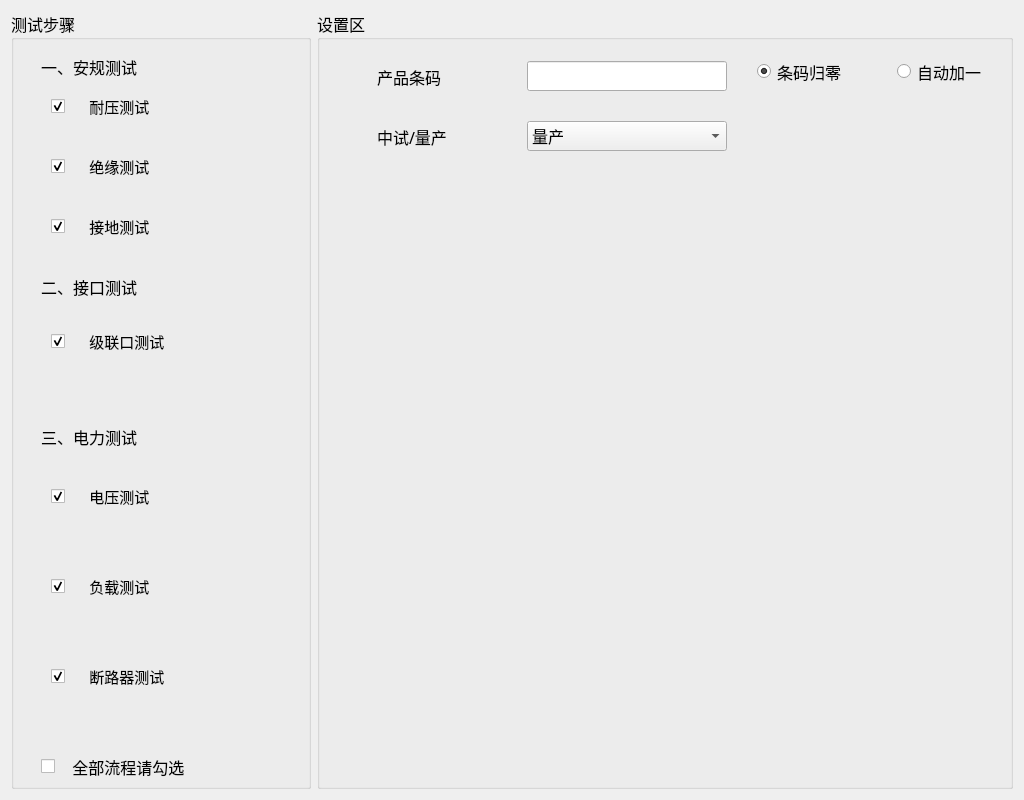
<?xml version="1.0" encoding="UTF-8"?>
<ui version="4.0">
 <class>Test_setting</class>
 <widget class="QWidget" name="Test_setting">
  <property name="geometry">
   <rect>
    <x>0</x>
    <y>0</y>
    <width>1024</width>
    <height>800</height>
   </rect>
  </property>
  <property name="windowTitle">
   <string>Form</string>
  </property>
  <layout class="QGridLayout" name="gridLayout">
   <item row="0" column="0">
    <widget class="QGroupBox" name="groupBox">
     <property name="minimumSize">
      <size>
       <width>300</width>
       <height>0</height>
      </size>
     </property>
     <property name="maximumSize">
      <size>
       <width>300</width>
       <height>16777215</height>
      </size>
     </property>
     <property name="font">
      <font>
       <family>微软雅黑</family>
       <pointsize>12</pointsize>
      </font>
     </property>
     <property name="title">
      <string>测试步骤</string>
     </property>
     <property name="checkable">
      <bool>false</bool>
     </property>
     <widget class="QCheckBox" name="checkBox">
      <property name="geometry">
       <rect>
        <x>40</x>
        <y>80</y>
        <width>141</width>
        <height>31</height>
       </rect>
      </property>
      <property name="font">
       <font>
        <family>微软雅黑</family>
        <pointsize>11</pointsize>
       </font>
      </property>
      <property name="layoutDirection">
       <enum>Qt::LeftToRight</enum>
      </property>
      <property name="autoFillBackground">
       <bool>false</bool>
      </property>
      <property name="text">
       <string>     耐压测试</string>
      </property>
      <property name="checked">
       <bool>true</bool>
      </property>
      <property name="tristate">
       <bool>false</bool>
      </property>
     </widget>
     <widget class="QCheckBox" name="checkBox_2">
      <property name="geometry">
       <rect>
        <x>40</x>
        <y>140</y>
        <width>141</width>
        <height>31</height>
       </rect>
      </property>
      <property name="font">
       <font>
        <family>微软雅黑</family>
        <pointsize>11</pointsize>
       </font>
      </property>
      <property name="text">
       <string>     绝缘测试</string>
      </property>
      <property name="checked">
       <bool>true</bool>
      </property>
     </widget>
     <widget class="QCheckBox" name="checkBox_3">
      <property name="geometry">
       <rect>
        <x>40</x>
        <y>200</y>
        <width>131</width>
        <height>31</height>
       </rect>
      </property>
      <property name="font">
       <font>
        <family>微软雅黑</family>
        <pointsize>11</pointsize>
       </font>
      </property>
      <property name="text">
       <string>     接地测试</string>
      </property>
      <property name="checked">
       <bool>true</bool>
      </property>
     </widget>
     <widget class="QLabel" name="label_9">
      <property name="geometry">
       <rect>
        <x>30</x>
        <y>40</y>
        <width>101</width>
        <height>31</height>
       </rect>
      </property>
      <property name="text">
       <string>一、安规测试</string>
      </property>
     </widget>
     <widget class="QLabel" name="label_10">
      <property name="geometry">
       <rect>
        <x>30</x>
        <y>260</y>
        <width>111</width>
        <height>31</height>
       </rect>
      </property>
      <property name="text">
       <string>二、接口测试</string>
      </property>
     </widget>
     <widget class="QCheckBox" name="checkBox_4">
      <property name="geometry">
       <rect>
        <x>40</x>
        <y>320</y>
        <width>151</width>
        <height>21</height>
       </rect>
      </property>
      <property name="font">
       <font>
        <family>微软雅黑</family>
        <pointsize>11</pointsize>
       </font>
      </property>
      <property name="layoutDirection">
       <enum>Qt::LeftToRight</enum>
      </property>
      <property name="autoFillBackground">
       <bool>false</bool>
      </property>
      <property name="text">
       <string>     级联口测试</string>
      </property>
      <property name="checked">
       <bool>true</bool>
      </property>
      <property name="tristate">
       <bool>false</bool>
      </property>
     </widget>
     <widget class="QLabel" name="label_11">
      <property name="geometry">
       <rect>
        <x>30</x>
        <y>410</y>
        <width>111</width>
        <height>31</height>
       </rect>
      </property>
      <property name="text">
       <string>三、电力测试</string>
      </property>
     </widget>
     <widget class="QCheckBox" name="checkBox_14">
      <property name="geometry">
       <rect>
        <x>40</x>
        <y>470</y>
        <width>141</width>
        <height>31</height>
       </rect>
      </property>
      <property name="font">
       <font>
        <family>微软雅黑</family>
        <pointsize>11</pointsize>
       </font>
      </property>
      <property name="layoutDirection">
       <enum>Qt::LeftToRight</enum>
      </property>
      <property name="autoFillBackground">
       <bool>false</bool>
      </property>
      <property name="text">
       <string>     电压测试</string>
      </property>
      <property name="checked">
       <bool>true</bool>
      </property>
      <property name="tristate">
       <bool>false</bool>
      </property>
     </widget>
     <widget class="QCheckBox" name="checkBox_20">
      <property name="geometry">
       <rect>
        <x>40</x>
        <y>560</y>
        <width>161</width>
        <height>31</height>
       </rect>
      </property>
      <property name="font">
       <font>
        <family>微软雅黑</family>
        <pointsize>11</pointsize>
       </font>
      </property>
      <property name="layoutDirection">
       <enum>Qt::LeftToRight</enum>
      </property>
      <property name="autoFillBackground">
       <bool>false</bool>
      </property>
      <property name="text">
       <string>     负载测试</string>
      </property>
      <property name="checked">
       <bool>true</bool>
      </property>
      <property name="tristate">
       <bool>false</bool>
      </property>
     </widget>
     <widget class="QCheckBox" name="checkBox_10">
      <property name="geometry">
       <rect>
        <x>40</x>
        <y>650</y>
        <width>141</width>
        <height>31</height>
       </rect>
      </property>
      <property name="font">
       <font>
        <family>微软雅黑</family>
        <pointsize>11</pointsize>
       </font>
      </property>
      <property name="layoutDirection">
       <enum>Qt::LeftToRight</enum>
      </property>
      <property name="autoFillBackground">
       <bool>false</bool>
      </property>
      <property name="text">
       <string>     断路器测试</string>
      </property>
      <property name="checked">
       <bool>true</bool>
      </property>
      <property name="tristate">
       <bool>false</bool>
      </property>
     </widget>
     <widget class="QCheckBox" name="checkBox_5">
      <property name="geometry">
       <rect>
        <x>30</x>
        <y>740</y>
        <width>151</width>
        <height>31</height>
       </rect>
      </property>
      <property name="layoutDirection">
       <enum>Qt::LeftToRight</enum>
      </property>
      <property name="text">
       <string>   全部流程请勾选</string>
      </property>
     </widget>
    </widget>
   </item>
   <item row="0" column="1">
    <widget class="QGroupBox" name="groupBox_2">
     <property name="font">
      <font>
       <family>微软雅黑</family>
       <pointsize>12</pointsize>
      </font>
     </property>
     <property name="title">
      <string>设置区</string>
     </property>
     <widget class="QLabel" name="label">
      <property name="geometry">
       <rect>
        <x>60</x>
        <y>50</y>
        <width>71</width>
        <height>31</height>
       </rect>
      </property>
      <property name="text">
       <string>产品条码</string>
      </property>
     </widget>
     <widget class="QLineEdit" name="lineEdit">
      <property name="geometry">
       <rect>
        <x>210</x>
        <y>50</y>
        <width>200</width>
        <height>30</height>
       </rect>
      </property>
     </widget>
     <widget class="QRadioButton" name="radioButton">
      <property name="geometry">
       <rect>
        <x>440</x>
        <y>50</y>
        <width>101</width>
        <height>21</height>
       </rect>
      </property>
      <property name="text">
       <string>条码归零</string>
      </property>
      <property name="checked">
       <bool>true</bool>
      </property>
     </widget>
     <widget class="QRadioButton" name="radioButton_2">
      <property name="geometry">
       <rect>
        <x>580</x>
        <y>50</y>
        <width>101</width>
        <height>21</height>
       </rect>
      </property>
      <property name="text">
       <string>自动加一</string>
      </property>
     </widget>
     <widget class="QLabel" name="label_3">
      <property name="geometry">
       <rect>
        <x>60</x>
        <y>110</y>
        <width>71</width>
        <height>31</height>
       </rect>
      </property>
      <property name="text">
       <string>中试/量产</string>
      </property>
     </widget>
     <widget class="QComboBox" name="comboBox">
      <property name="geometry">
       <rect>
        <x>210</x>
        <y>110</y>
        <width>200</width>
        <height>30</height>
       </rect>
      </property>
      <item>
       <property name="text">
        <string>量产</string>
       </property>
      </item>
      <item>
       <property name="text">
        <string>中试</string>
       </property>
      </item>
      <item>
       <property name="text">
        <string>NPI</string>
       </property>
      </item>
     </widget>
    </widget>
   </item>
  </layout>
 </widget>
 <resources/>
 <connections/>
</ui>
